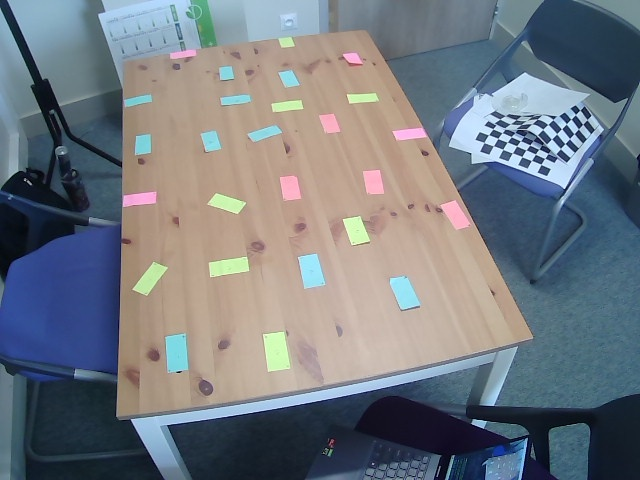
#> input picture PointsHomography/5objTest0.jpg, 640 x 480 px, found by its file name
$ python Main_Homography.py
#> lines starting #> are read from the running program, lines starting #| are printed output that depends on the picture
### PointsHomography/SizeEstimations.py
# -*- coding: utf-8 -*-
"""
Created on Fri Apr 19 09:23:50 2024

Class DistanceEstimations

@author: jpila
"""

import numpy as np
import cv2 as cv
import math

class SizeEstimations:

    #Constructor
        #Not necessary for our purpose
    # def __init__(self, tMatrix, distCoefficient):
    #     self.tMtx = tMatrix
    #     self.dCoef = distCoefficient

    def __init__(self):
        pass

    #Methods
    def homographyTransform(self,imgCaseStudy,tMtx):
        """
        Input :
        -------
         - imgCaseStudy : Image to transform or warp
         - tMtx : Transform matrix
        """

        #Trasform the image
        imgTransform = cv.warpPerspective(imgCaseStudy,
                                          tMtx,
                                          (imgCaseStudy.shape[1], imgCaseStudy.shape[0]))
        return imgTransform


    # [6 lines left out: function undistortTransform, not called in this run]


    def transformCoordSyst(self,objP,tMtx):
        """ Transform the coordinate system
        """

        #create new dimentions
        add3D = np.zeros(shape=(objP.shape[0], 1))
        add4D = np.ones(shape=(objP.shape[0], 1))

        to_add = np.concatenate((add3D, add4D), axis=1)

        #add new dimensions
        objP = np.concatenate((objP, to_add), axis=1)


        #for every point, change coordinates with transformation matrix
        for i in range (objP.shape[0]):
            objP[i] = np.dot(tMtx, objP[i])


        Results = objP[:,:2]

        return Results


    def estimateDistance2Pixels(self,Pixel1,Pixel2):

        toTest = np.float32([])

        if(type(toTest) != type(Pixel1)):
            Pixel1 = np.array(Pixel1)

        if(type(toTest) != type(Pixel2)):
            Pixel2 = np.array(Pixel2)


        #If right format calculate euclidean distance
        distance = np.linalg.norm(Pixel1 - Pixel2)


        return distance


    def estimateScaleFactor(self,pDistKnowObj,realDist):

        scaleFactor = pDistKnowObj / realDist

        return scaleFactor


    # [6 lines left out: function estimateRealMeasure, not called in this run]


### PointsHomography/CameraCalibration.py
# -*- coding: utf-8 -*-
"""
Created on Thu Apr 18 15:52:57 2024

Class CameraCalibration

@author: jpila
"""

import numpy as np
import cv2 as cv
import glob
import pathlib
import os

class CameraCalibration:

    #Constructor
    def __init__(self,objectPts):

        self.objP = objectPts

    #Methods
    def homography(self,imgPoints):
        #Takes both list of Points get inverse transformation matrix H

        #Check if there is atleast 4 coordinates points
        if(self.__getNbPoints(self.objP) < 4):
            raise Exception('Not enought coordinate points. Need atleast 4, therefore cant use Homography')
            return False

        #check if there is same nb of points in both planes

        if(self.__getNbPoints(self.objP) != self.__getNbPoints(imgPoints)):
                raise Exception('Number of points in each plane differ, cant use Homography.')
                return False


        #Check if coordinates have a 3 third dimension
        if(self.objP.shape[1] >= 3):
            #check if the values of this 3 third dimension are == 0
            if(self.__isPlane(self.objP) == False):
                raise Exception('objp is not a plane, cant use Homography')
                return False


        #if no exception return Trasformation Matrix from img to 3D world
        H_inv ,_= cv.findHomography(imgPoints , self.objP )

        return H_inv


    def __getNbPoints(self,system):
        return system.shape[0]


    # [93 lines left out: functions __isPlane, zhang, calibration, not called in this run]


### PointsHomography/Main_Homography.py
# -*- coding: utf-8 -*-
"""
Created on Tue Apr 23 17:17:55 2024

@author: jpila
"""

import CameraCalibration as CC
import SizeEstimations as SE
import cv2 as cv
import pickle
import numpy as np


########        Homography  Test

#Objet Creation
szEstim = SE.SizeEstimations()

#First test
# objp = np.float32([[0,0],[73.6,0],[0,117.4],[73.6,117.4],[26.6,6],[8,40],[40,29.6],[23.8,51],[19.5,74.2],[37.6,72],[1.2,88],[19,98.5]])
# imgPts = np.float32([[952,29],[281,118],[1217,704],[134,856],[717,79],[939,201],[596,199],[781,277],[858,406],[637,423],[1112,467],[905,574]])

# Real world postich coordinates on the table
objPts = np.float32([[0,0],[73.6,0],[0,117.4],[73.6,117.4],
                     [26.6,6],[8,40],[40,29.6],[23.8,51],[19.5,74.2],[37.6,72],[1.2,88],[19,98.5],[7,14.4],[10.4,21.6], #1- 9
                     [1,54.4],[7.6,57.4],[27,21.4],[29.4,28.2],[27.2,36],[34.2,39],[24,81.2],[26.4,87.6],[42.6,14],[45.8,20.6], #10 - 14
                     [35.4,45.4],[41,50.2],[34.6,96.2],[37.6,89.6],[52,0],[59,3.8],[50.2,44.2],[52.6,51.2],[46.4,71.2],[54,69.6], # 16 - 20
                     [48.2,87],[55,90],[44.4,112.8],[47,106],[66,22.2],[72.4,26],[66.6,41],[70,47.8],[66,63.2],[72.4,65.6], # 21 - 25
                     [66.8,84.4],[68.2,92],[61.2,103.2],[64.2,110]]) #26 -27


# Pixels coordinate of the postich coordinate on the table
imgPts = np.float32([[366,29],[123,61],[533,337],[116,416],#Table points
                      [281,47],[377,101],[248,94],[325,123],[367,193],[284,200],[468,225],[405,277],[355,53],[349,66],#1- 9
                      [421,127],[396,139],[290,71],[285,87],[300,100],[271,111],[359,216],[351,245],[230,66],[219,80], #10 - 14
                      [275,124],[254,141],[322,283],[298,256],[195,50],[170,59],[214,130],[206,151],[244,203],[207,204], #16 - 20
                      [246,257],[211,275],[287,366],[264,335],[149,94],[125,106],[150,134],[135,155],[155,192],[123,206], # 21 - 25
                      [154,262],[146,293],[184,336],[169,370]]) #26 - 27

# Pixels coordinate of the postich coordinates at ( fist camera position change)
# imgPts = np.float32([[395,26],[150,41],[542,338],[129,389],#Table points
#                      [310,38],[403,97],[276,82],[349,124],[386,187],[305,187],[486,225],[421,270],[385,48],[376,61],#1- 9
#                      [444,127],[418,138],[318,62],[312,77],[327,90],[299,101],[379,209],[369,236],[259,54],[248,66], #10 - 14
#                      [300,113],[277,128],[341,271],[319,237],[223,34],[198,41],[239,115],[229,134],[267,188],[228,186], #16 - 20
#                      [266,239],[228,257],[303,351],[278,317],[177,76],[149,85],[174,115],[159,132],[177,170],[144,183], # 21 - 25
#                      [172,238],[165,270],[199,314],[181,348]]) #26 - 27


## Pixels coordinate of the postich coordinates at (second camera position change)
# imgPts = np.float32([[394,30],[154,56],[570,328],[168,408],#Table points
#                       [312,46],[411,99],[283,91],[361,129],[406,191],[324,194],[506,221],[448,270],[386,52],[381,65],#1- 9
#                       [454,127],[431,138],[323,69],[318,84],[334,97],[308,109],[400,212],[394,239],[262,63],[253,77], #10 - 14
#                       [312,121],[290,136],[370,277],[343,251],[226,46],[200,54],[251,125],[243,146],[287,197],[249,198], #16 - 20
#                       [290,250],[256,268],[341,357],[314,326],[182,89],[156,101],[185,129],[171,147],[193,185],[162,197], # 21 - 25
#                       [197,255],[190,286],[232,326],[220,362]]) #26 - 27

#Transformation matrix to change coordinate system
mtx = np.float32([[-1,0,-1,73.6],[0,1,0,0],[0,0,-1,0],[0,0,0,0]])
objPts = szEstim.transformCoordSyst(objPts,mtx)


# better view
objPts = objPts * 4

#Create Objects
cali1 = CC.CameraCalibration(objPts)

# Compute the homography matrix
H = cali1.homography(imgPts)

######Results
img1 = cv.imread('images/5objTest0.jpg')
#> img1 is the input picture: shape (480, 640, 3); mean B, G, R 128.2, 121.1, 115
tImg = szEstim.homographyTransform(img1, H)
#> in homographyTransform, `imgTransform = cv.warpPerspective(imgCaseStudy, tMtx, (imgCaseStudy.sh..`:
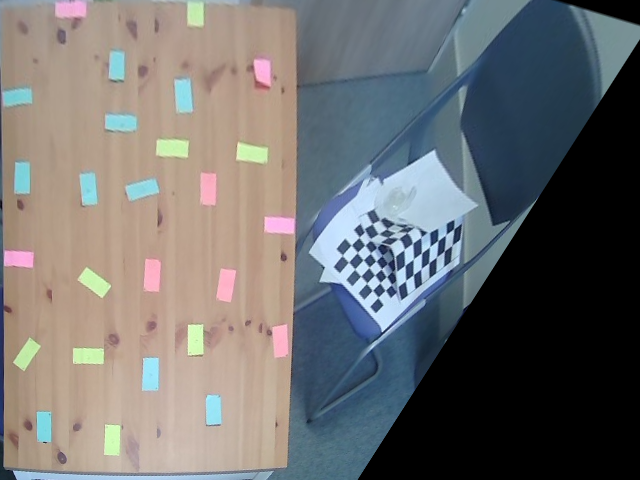
#> imgTransform: shape (480, 640, 3); mean B, G, R 110.7, 110.9, 111.2

cv.imshow('Case Study', img1)
cv.waitKey(0)
cv.destroyAllWindows()

cv.imshow('Transformation', tImg)
cv.waitKey(0)
cv.destroyAllWindows()
cv.imwrite('objFindScale3.jpg', tImg)

toShow = np.concatenate((img1, tImg), axis=1)
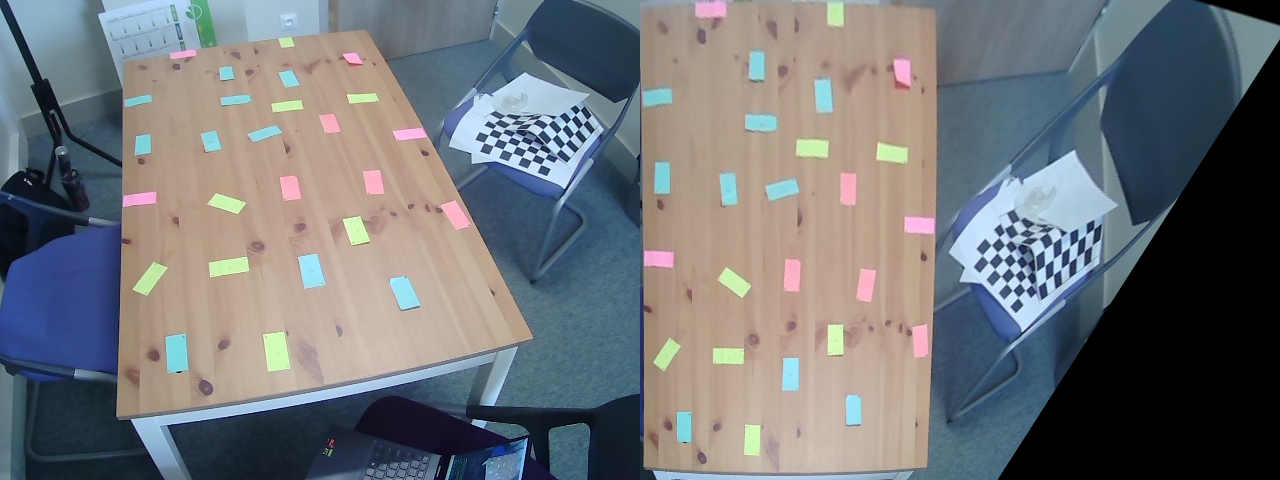
#> toShow: shape (480, 1280, 3); mean B, G, R 119.4, 116, 113.1
cv.imshow('Comparation', toShow)
cv.waitKey(0)
cv.destroyAllWindows()


###############Estimate Scale Factor

#Estimate  Pixel distance of  object of known dimensions
objKnownPxDistance = szEstim.estimateDistance2Pixels([0,9],[2,467])
#Estimate  scale factor
sclFactor = szEstim.estimateScaleFactor(objKnownPxDistance, 117.4)

print('Scale factor =',sclFactor)

###############Serialize Matrix  and Scale Factor
# toSave = (H, sclFactor)

# # Open a file and use dump()
# with open('ObjsHOutPut3.pkl', 'wb') as file:

#     # A new file will be created
#     pickle.dump(toSave, file)
